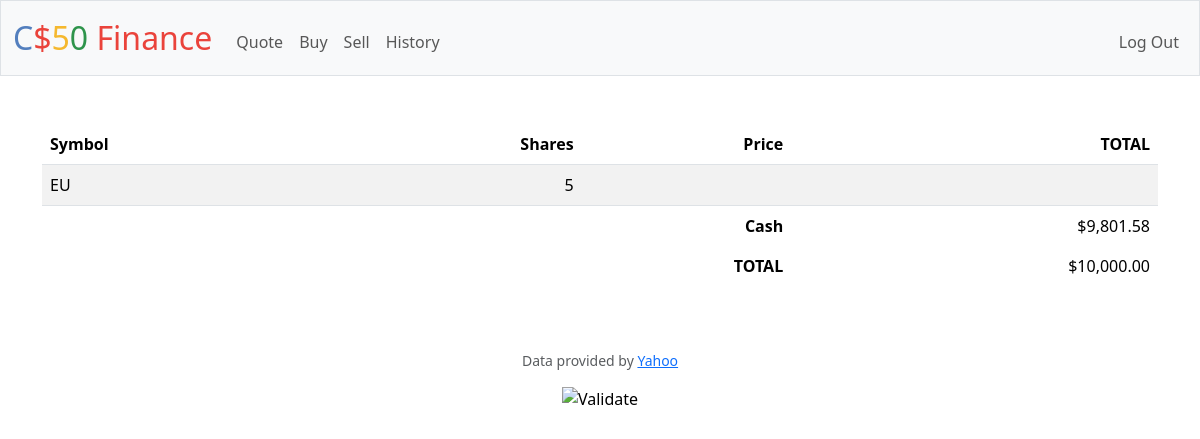
/ (signed in), run on an earlier commit of the app's database.
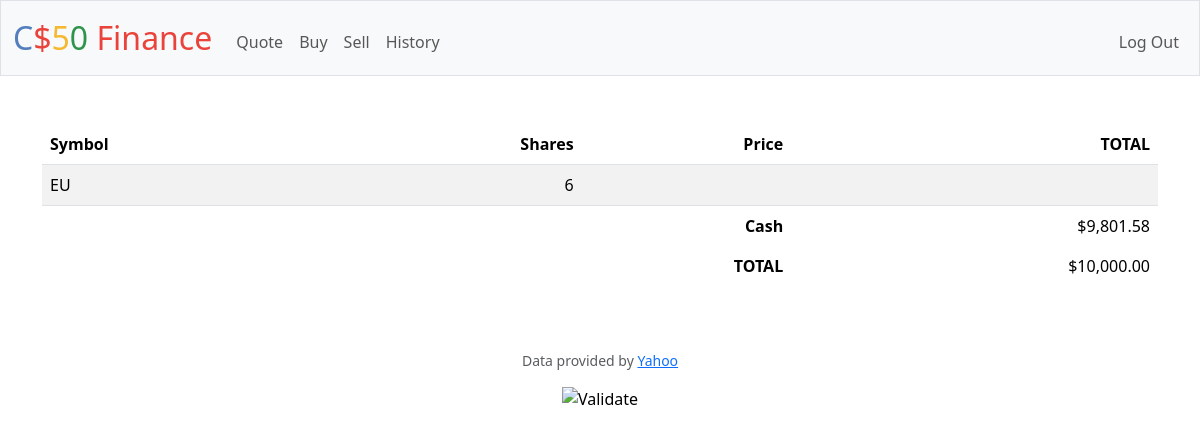
And on a later commit of the database.
### tables this page shows
CREATE TABLE 'holding' ('id' INTEGER PRIMARY KEY AUTOINCREMENT NOT NULL, 'user_id' INTEGER NOT NULL, 'symbol' TEXT NOT NULL,'shares' INTEGER);

### app.py (the view)
@app.route("/")
@login_required
def index():
    user_stocks = db.execute("SELECT * FROM holding WHERE user_id = ? GROUP BY symbol", session["user_id"])
    return render_template("index.html", user_stocks=user_stocks)

### app.py (called while the page is built)
@app.after_request
def after_request(response):
    response.headers["Cache-Control"] = "no-cache, no-store, must-revalidate"
    response.headers["Expires"] = 0
    response.headers["Pragma"] = "no-cache"
    return response

### helpers.py (called while the page is built)
def login_required(f):
    @wraps(f)
    def decorated_function(*args, **kwargs):
        if session.get("user_id") is None:
            return redirect("/login")
        return f(*args, **kwargs)
    return decorated_function

### templates/index.html (shortened to what this page needs)
{% extends "layout.html" %}
{% block main %}
<table class="table table-striped">
    <thead>
        <tr>
            <th class="text-start">Symbol</th>
            <th class="text-end">Shares</th>
            <th class="text-end">Price</th>
            <th class="text-end">TOTAL</th>
        </tr>
    </thead>
    <tbody>
        {% for stock in user_stocks %}
            <tr>
                <td class="text-start">{{ stock.symbol }}</td>
                <td class="text-end">{{ stock.shares }}</td>
                <td class="text-end">{{ stock.price }}</td>
                <td class="text-end">{{ stock.total }}</td>
            </tr>
        {% endfor %}
    </tbody>
    <tfoot>
        <tr>
            <td class="border-0 fw-bold text-end" colspan="3">Cash</td>
            <td class="border-0 text-end">$9,801.58</td>
        </tr>
        <tr>
            <td class="border-0 fw-bold text-end" colspan="3">TOTAL</td>
            <td class="border-0 w-bold text-end">$10,000.00</td>
        </tr>
    </tfoot>
</table>
{% endblock %}

### templates/layout.html (shortened to what this page needs)
<!DOCTYPE html>
<html lang="en">
    <head>
        <link href="https://cdn.jsdelivr.net/npm/bootstrap@5.3.2/dist/css/bootstrap.min.css" rel="stylesheet">
        <link href="/static/styles.css" rel="stylesheet">
    </head>
    <body>
        <nav class="bg-light border navbar navbar-expand-md navbar-light">
            <div class="container-fluid">
                <a class="navbar-brand" href="/"><span class="blue">C</span><span class="red">$</span><span class="yellow">5</span><span class="green">0</span> <span class="red">Finance</span></a>
                <div class="collapse navbar-collapse" id="navbar">
                    {% if session["user_id"] %}
                        <ul class="navbar-nav me-auto mt-2">
                            <li class="nav-item"><a class="nav-link" href="/quote">Quote</a></li>
                            <li class="nav-item"><a class="nav-link" href="/buy">Buy</a></li>
                            <li class="nav-item"><a class="nav-link" href="/sell">Sell</a></li>
                            <li class="nav-item"><a class="nav-link" href="/history">History</a></li>
                        </ul>
                        <ul class="navbar-nav ms-auto mt-2">
                            <li class="nav-item"><a class="nav-link" href="/logout">Log Out</a></li>
                        </ul>
                    {% else %}
                        <ul class="navbar-nav ms-auto mt-2">
                            <li class="nav-item"><a class="nav-link" href="/register">Register</a></li>
                            <li class="nav-item"><a class="nav-link" href="/login">Log In</a></li>
                        </ul>
                    {% endif %}
                </div>
            </div>
        </nav>
        <main class="container py-5 text-center">
            {% block main %}{% endblock %}
        </main>
        <footer class="mb-5">
            <p class="mb-3 small text-center text-muted">
                Data provided by <a href="https://finance.yahoo.com/">Yahoo</a>
            </p>
            <form action="https://validator.w3.org/check" class="text-center" enctype="multipart/form-data" method="post" target="_blank">
                <input alt="Validate" src="/static/I_heart_validator.png" type="image">
            </form>
        </footer>
    </body>
</html>

### static/styles.css (style rules this page uses)
nav .navbar-brand { font-size: xx-large; }
nav .navbar-brand .blue { color: #537fbe; }
nav .navbar-brand .red { color: #ea433b; }
nav .navbar-brand .yellow { color: #f5b82e; }
nav .navbar-brand .green { color: #2e944b; }

What changed in the data, as far as the page shows it:
changed holding "EU": shares "5" → "6"
